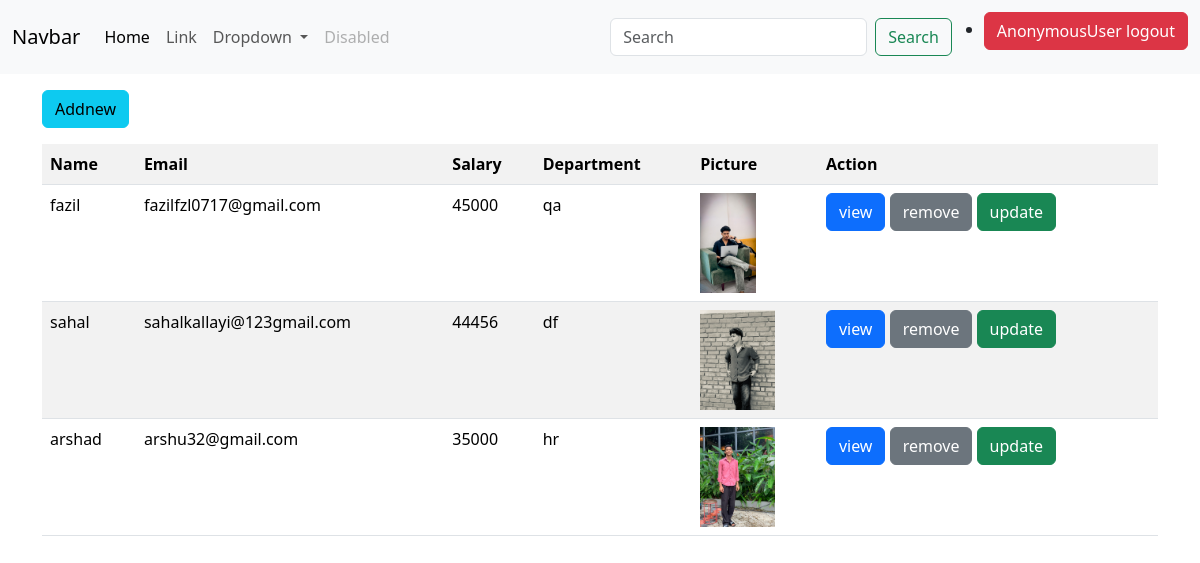
The app's page /employee/all/ with its own data.
### crm/models.py (models this page shows, shortened)
class Employee(models.Model):
    name=models.CharField(max_length=200)
    email=models.EmailField(unique=True)
    address=models.TextField()
    department=models.CharField(max_length=200)
    salary=models.PositiveIntegerField()
    date_of_join=models.DateField()
    gender_options=(
        ("male","male"),
        ("female","female")
    )
    gender=models.CharField(max_length=200,choices=gender_options,default="male")
    picture=models.ImageField(upload_to="employee_image",null=True,blank=True)

### crm/views.py (the view)
# urls.py: path("employee/all/",views.EmployeeListView.as_view(),name="employee-list"),
class EmployeeListView(View):
    template_name=("employee_list.html")
    def get(self,request,*args,**kwargs):
        search_text=request.GET.get("filter")
        qs=Employee.objects.all()
        return render(request,self.template_name,{"data":qs})

### crm/templates/employee_list.html
{%extends 'base.html'%}
{%block main_block%}
<div class="container">
    <div class="my-3">
        <a href="{%url 'employee-add'%}" class="btn btn-info">Addnew</a>
    </div>
   <table class="table table-striped">
    <tr>
        <th>Name</th>
        <th>Email</th>
        <th>Salary</th>
        <th>Department</th>
        <th>Picture</th>
        <th>Action</th>
    </tr>
    {%for e in data%}
    <tr>
        <td>{{e.name}}</td>
        <td>{{e.email}}</td>
        <td>{{e.salary}}</td>
        <td>{{e.department}}</td>
        <td>
            {%if e.picture%}
            <img src="{{e.picture.url}}" alt="" class="" height="100px">
            {%endif%}
        </td>
        <td>
            <a href="{%url 'employee-detail' e.id%}" class="btn btn-primary">view</a>
            <a href="{%url 'employee-delete' e.id%}" class="btn btn-secondary">remove</a>
            <a href="{%url 'employee-update' e.id%}" class="btn btn-success">update</a>
        </td>
    </tr>
    {%endfor%}
   </table>
</div>
{%endblock%}

### crm/templates/base.html (shortened to what this page needs)
<!DOCTYPE html>
{%load static%}
<html lang="en">
<head>
    <link href="https://cdn.jsdelivr.net/npm/bootstrap@5.3.3/dist/css/bootstrap.min.css" rel="stylesheet">
</head>
<body>
    <nav class="navbar navbar-expand-lg bg-body-tertiary">
        <div class="container-fluid">
          <a class="navbar-brand" href="#">Navbar</a>
          <div class="collapse navbar-collapse" id="navbarSupportedContent">
            <ul class="navbar-nav me-auto mb-2 mb-lg-0">
              <li class="nav-item">
                <a class="nav-link active" aria-current="page" href="#">Home</a>
              </li>
              <li class="nav-item">
                <a class="nav-link" href="#">Link</a>
              </li>
              <li class="nav-item dropdown">
                <a class="nav-link dropdown-toggle" href="#" role="button" data-bs-toggle="dropdown" aria-expanded="false">
                  Dropdown
                </a>
              </li>
              <li class="nav-item">
                <a class="nav-link disabled" aria-disabled="true">Disabled</a>
              </li>
            </ul>
            <form class="d-flex" role="search">
              <input class="form-control me-2" type="search" placeholder="Search" aria-label="Search">
              <button class="btn btn-outline-success" type="submit">Search</button>
            </form>
            <ul>
              <li class="nav-item mt-1">
                <a href="{%url 'sign-out'%}" class="btn btn-danger">{{request.user}} logout</a>
              </li>
            </ul>
          </div>
        </div>
      </nav>
      {%block main_block%}
      {%endblock%}
</body>
</html>

### records on screen
Employee: name "fazil", email "fazilfzl0717@gmail.com", salary "45000", department "qa", picture (picture)
Employee: name "sahal", email "sahalkallayi@123gmail.com", salary "44456", department "df", picture (picture)
Employee: name "arshad", email "arshu32@gmail.com", salary "35000", department "hr", picture (picture)

### other values on screen
{{ request.user }} "AnonymousUser"
